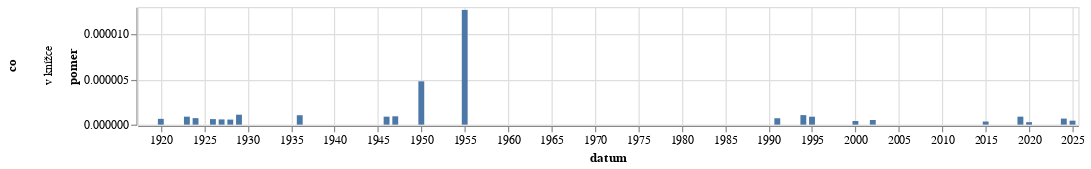

The notebook cell this image was saved under:
### Code cell
graf(vyvoj_vyskytu("(?i)v knížce","v knížce"))

### Figure 1 — Vega-Lite specification as saved in the notebook (floating-point values rounded to 4 significant figures)
{"config": {"view": {"continuousWidth": 300, "continuousHeight": 300}}, "data": {"name": "data-70c0d7eab57caf9dec38735c0ab4cc3a"}, "mark": {"type": "bar"}, "encoding": {"row": {"field": "co", "type": "nominal"}, "x": {"field": "datum", "type": "temporal"}, "y": {"field": "pomer", "type": "quantitative"}}, "height": 100, "width": 800, "$schema": "https://vega.github.io/schema/vega-lite/v5.8.0.json", "datasets": {"data-70c0d7eab57caf9dec38735c0ab4cc3a": [{"datum": "1918-01-01T00:00:00", "vyskytu": 0, "pocet_slov": 172010, "pomer": 0.0, "co": "v knížce"}, {"datum": "1919-01-01T00:00:00", "vyskytu": 0, "pocet_slov": 1547459, "pomer": 0.0, "co": "v knížce"}, {"datum": "1920-01-01T00:00:00", "vyskytu": 1, "pocet_slov": 1557497, "pomer": 6.421e-07, "co": "v knížce"}, {"datum": "1921-01-01T00:00:00", "vyskytu": 0, "pocet_slov": 1814119, "pomer": 0.0, "co": "v knížce"}, {"datum": "1922-01-01T00:00:00", "vyskytu": 0, "pocet_slov": 1739976, "pomer": 0.0, "co": "v knížce"}, {"datum": "1923-01-01T00:00:00", "vyskytu": 1, "pocet_slov": 1131296, "pomer": 8.839e-07, "co": "v knížce"}, {"datum": "1924-01-01T00:00:00", "vyskytu": 1, "pocet_slov": 1386775, "pomer": 7.211e-07, "co": "v knížce"}, {"datum": "1925-01-01T00:00:00", "vyskytu": 0, "pocet_slov": 989387, "pomer": 0.0, "co": "v knížce"}, {"datum": "1926-01-01T00:00:00", "vyskytu": 1, "pocet_slov": 1629693, "pomer": 6.136e-07, "co": "v knížce"}, {"datum": "1927-01-01T00:00:00", "vyskytu": 1, "pocet_slov": 1725378, "pomer": 5.796e-07, "co": "v knížce"}, {"datum": "1928-01-01T00:00:00", "vyskytu": 1, "pocet_slov": 1786584, "pomer": 5.597e-07, "co": "v knížce"}, {"datum": "1929-01-01T00:00:00", "vyskytu": 1, "pocet_slov": 907519, "pomer": 1.102e-06, "co": "v knížce"}, {"datum": "1930-01-01T00:00:00", "vyskytu": 0, "pocet_slov": 1990549, "pomer": 0.0, "co": "v knížce"}, {"datum": "1931-01-01T00:00:00", "vyskytu": 0, "pocet_slov": 1466185, "pomer": 0.0, "co": "v knížce"}, {"datum": "1932-01-01T00:00:00", "vyskytu": 0, "pocet_slov": 1117587, "pomer": 0.0, "co": "v knížce"}, {"datum": "1933-01-01T00:00:00", "vyskytu": 0, "pocet_slov": 1230441, "pomer": 0.0, "co": "v knížce"}, {"datum": "1934-01-01T00:00:00", "vyskytu": 0, "pocet_slov": 874472, "pomer": 0.0, "co": "v knížce"}, {"datum": "1935-01-01T00:00:00", "vyskytu": 0, "pocet_slov": 712050, "pomer": 0.0, "co": "v knížce"}, {"datum": "1936-01-01T00:00:00", "vyskytu": 1, "pocet_slov": 958205, "pomer": 1.044e-06, "co": "v knížce"}, {"datum": "1937-01-01T00:00:00", "vyskytu": 0, "pocet_slov": 733783, "pomer": 0.0, "co": "v knížce"}, {"datum": "1938-01-01T00:00:00", "vyskytu": 0, "pocet_slov": 383461, "pomer": 0.0, "co": "v knížce"}, {"datum": "1945-01-01T00:00:00", "vyskytu": 0, "pocet_slov": 140144, "pomer": 0.0, "co": "v knížce"}, {"datum": "1946-01-01T00:00:00", "vyskytu": 1, "pocet_slov": 1129068, "pomer": 8.857e-07, "co": "v knížce"}, {"datum": "1947-01-01T00:00:00", "vyskytu": 1, "pocet_slov": 1083098, "pomer": 9.233e-07, "co": "v knížce"}, {"datum": "1948-01-01T00:00:00", "vyskytu": 0, "pocet_slov": 618132, "pomer": 0.0, "co": "v knížce"}, {"datum": "1949-01-01T00:00:00", "vyskytu": 0, "pocet_slov": 357203, "pomer": 0.0, "co": "v knížce"}, {"datum": "1950-01-01T00:00:00", "vyskytu": 1, "pocet_slov": 208781, "pomer": 4.79e-06, "co": "v knížce"}, {"datum": "1951-01-01T00:00:00", "vyskytu": 0, "pocet_slov": 219888, "pomer": 0.0, "co": "v knížce"}, {"datum": "1952-01-01T00:00:00", "vyskytu": 0, "pocet_slov": 189920, "pomer": 0.0, "co": "v knížce"}, {"datum": "1953-01-01T00:00:00", "vyskytu": 0, "pocet_slov": 114518, "pomer": 0.0, "co": "v knížce"}, {"datum": "1954-01-01T00:00:00", "vyskytu": 0, "pocet_slov": 98416, "pomer": 0.0, "co": "v knížce"}, {"datum": "1955-01-01T00:00:00", "vyskytu": 1, "pocet_slov": 78833, "pomer": 1.269e-05, "co": "v knížce"}, {"datum": "1956-01-01T00:00:00", "vyskytu": 0, "pocet_slov": 138430, "pomer": 0.0, "co": "v knížce"}, {"datum": "1957-01-01T00:00:00", "vyskytu": 0, "pocet_slov": 137388, "pomer": 0.0, "co": "v knížce"}, {"datum": "1958-01-01T00:00:00", "vyskytu": 0, "pocet_slov": 142112, "pomer": 0.0, "co": "v knížce"}, {"datum": "1959-01-01T00:00:00", "vyskytu": 0, "pocet_slov": 141333, "pomer": 0.0, "co": "v knížce"}, {"datum": "1960-01-01T00:00:00", "vyskytu": 0, "pocet_slov": 181817, "pomer": 0.0, "co": "v knížce"}, {"datum": "1961-01-01T00:00:00", "vyskytu": 0, "pocet_slov": 216288, "pomer": 0.0, "co": "v knížce"}, {"datum": "1962-01-01T00:00:00", "vyskytu": 0, "pocet_slov": 98793, "pomer": 0.0, "co": "v knížce"}, {"datum": "1963-01-01T00:00:00", "vyskytu": 0, "pocet_slov": 139432, "pomer": 0.0, "co": "v knížce"}, {"datum": "1964-01-01T00:00:00", "vyskytu": 0, "pocet_slov": 288820, "pomer": 0.0, "co": "v knížce"}, {"datum": "1965-01-01T00:00:00", "vyskytu": 0, "pocet_slov": 194814, "pomer": 0.0, "co": "v knížce"}, {"datum": "1966-01-01T00:00:00", "vyskytu": 0, "pocet_slov": 247115, "pomer": 0.0, "co": "v knížce"}, {"datum": "1967-01-01T00:00:00", "vyskytu": 0, "pocet_slov": 225198, "pomer": 0.0, "co": "v knížce"}, {"datum": "1968-01-01T00:00:00", "vyskytu": 0, "pocet_slov": 559905, "pomer": 0.0, "co": "v knížce"}, {"datum": "1969-01-01T00:00:00", "vyskytu": 0, "pocet_slov": 368721, "pomer": 0.0, "co": "v knížce"}, {"datum": "1970-01-01T00:00:00", "vyskytu": 0, "pocet_slov": 248046, "pomer": 0.0, "co": "v knížce"}, {"datum": "1971-01-01T00:00:00", "vyskytu": 0, "pocet_slov": 263102, "pomer": 0.0, "co": "v knížce"}, {"datum": "1972-01-01T00:00:00", "vyskytu": 0, "pocet_slov": 213032, "pomer": 0.0, "co": "v knížce"}, {"datum": "1973-01-01T00:00:00", "vyskytu": 0, "pocet_slov": 280835, "pomer": 0.0, "co": "v knížce"}, {"datum": "1974-01-01T00:00:00", "vyskytu": 0, "pocet_slov": 291980, "pomer": 0.0, "co": "v knížce"}, {"datum": "1975-01-01T00:00:00", "vyskytu": 0, "pocet_slov": 335255, "pomer": 0.0, "co": "v knížce"}, {"datum": "1976-01-01T00:00:00", "vyskytu": 0, "pocet_slov": 244998, "pomer": 0.0, "co": "v knížce"}, {"datum": "1977-01-01T00:00:00", "vyskytu": 0, "pocet_slov": 253702, "pomer": 0.0, "co": "v knížce"}, {"datum": "1978-01-01T00:00:00", "vyskytu": 0, "pocet_slov": 289894, "pomer": 0.0, "co": "v knížce"}, {"datum": "1979-01-01T00:00:00", "vyskytu": 0, "pocet_slov": 252883, "pomer": 0.0, "co": "v knížce"}, {"datum": "1980-01-01T00:00:00", "vyskytu": 0, "pocet_slov": 242065, "pomer": 0.0, "co": "v knížce"}, {"datum": "1981-01-01T00:00:00", "vyskytu": 0, "pocet_slov": 134899, "pomer": 0.0, "co": "v knížce"}, {"datum": "1982-01-01T00:00:00", "vyskytu": 0, "pocet_slov": 186973, "pomer": 0.0, "co": "v knížce"}, {"datum": "1983-01-01T00:00:00", "vyskytu": 0, "pocet_slov": 227768, "pomer": 0.0, "co": "v knížce"}, {"datum": "1984-01-01T00:00:00", "vyskytu": 0, "pocet_slov": 191735, "pomer": 0.0, "co": "v knížce"}, {"datum": "1985-01-01T00:00:00", "vyskytu": 0, "pocet_slov": 165973, "pomer": 0.0, "co": "v knížce"}, {"datum": "1986-01-01T00:00:00", "vyskytu": 0, "pocet_slov": 98877, "pomer": 0.0, "co": "v knížce"}, {"datum": "1987-01-01T00:00:00", "vyskytu": 0, "pocet_slov": 149991, "pomer": 0.0, "co": "v knížce"}, {"datum": "1988-01-01T00:00:00", "vyskytu": 0, "pocet_slov": 167631, "pomer": 0.0, "co": "v knížce"}, {"datum": "1989-01-01T00:00:00", "vyskytu": 0, "pocet_slov": 255151, "pomer": 0.0, "co": "v knížce"}, {"datum": "1990-01-01T00:00:00", "vyskytu": 0, "pocet_slov": 833434, "pomer": 0.0, "co": "v knížce"}, {"datum": "1991-01-01T00:00:00", "vyskytu": 1, "pocet_slov": 1410605, "pomer": 7.089e-07, "co": "v knížce"}, {"datum": "1992-01-01T00:00:00", "vyskytu": 0, "pocet_slov": 1217148, "pomer": 0.0, "co": "v knížce"}, {"datum": "1993-01-01T00:00:00", "vyskytu": 0, "pocet_slov": 1127475, "pomer": 0.0, "co": "v knížce"}, {"datum": "1994-01-01T00:00:00", "vyskytu": 1, "pocet_slov": 948063, "pomer": 1.055e-06, "co": "v knížce"}, {"datum": "1995-01-01T00:00:00", "vyskytu": 1, "pocet_slov": 1138209, "pomer": 8.786e-07, "co": "v knížce"}, {"datum": "1996-01-01T00:00:00", "vyskytu": 0, "pocet_slov": 1240947, "pomer": 0.0, "co": "v knížce"}, {"datum": "1997-01-01T00:00:00", "vyskytu": 0, "pocet_slov": 2179318, "pomer": 0.0, "co": "v knížce"}, {"datum": "1998-01-01T00:00:00", "vyskytu": 0, "pocet_slov": 1522654, "pomer": 0.0, "co": "v knížce"}, {"datum": "1999-01-01T00:00:00", "vyskytu": 0, "pocet_slov": 2465372, "pomer": 0.0, "co": "v knížce"}, {"datum": "2000-01-01T00:00:00", "vyskytu": 1, "pocet_slov": 2483127, "pomer": 4.027e-07, "co": "v knížce"}, {"datum": "2001-01-01T00:00:00", "vyskytu": 0, "pocet_slov": 2462192, "pomer": 0.0, "co": "v knížce"}, {"datum": "2002-01-01T00:00:00", "vyskytu": 1, "pocet_slov": 1931845, "pomer": 5.176e-07, "co": "v knížce"}, {"datum": "2003-01-01T00:00:00", "vyskytu": 0, "pocet_slov": 2578085, "pomer": 0.0, "co": "v knížce"}, {"datum": "2004-01-01T00:00:00", "vyskytu": 0, "pocet_slov": 2351739, "pomer": 0.0, "co": "v knížce"}, {"datum": "2005-01-01T00:00:00", "vyskytu": 0, "pocet_slov": 2582168, "pomer": 0.0, "co": "v knížce"}, {"datum": "2006-01-01T00:00:00", "vyskytu": 0, "pocet_slov": 1552476, "pomer": 0.0, "co": "v knížce"}, {"datum": "2007-01-01T00:00:00", "vyskytu": 0, "pocet_slov": 1826653, "pomer": 0.0, "co": "v knížce"}, {"datum": "2008-01-01T00:00:00", "vyskytu": 0, "pocet_slov": 1786832, "pomer": 0.0, "co": "v knížce"}, {"datum": "2009-01-01T00:00:00", "vyskytu": 0, "pocet_slov": 2116415, "pomer": 0.0, "co": "v knížce"}, {"datum": "2010-01-01T00:00:00", "vyskytu": 0, "pocet_slov": 1718642, "pomer": 0.0, "co": "v knížce"}, {"datum": "2011-01-01T00:00:00", "vyskytu": 0, "pocet_slov": 2512843, "pomer": 0.0, "co": "v knížce"}, {"datum": "2012-01-01T00:00:00", "vyskytu": 0, "pocet_slov": 2154063, "pomer": 0.0, "co": "v knížce"}, {"datum": "2013-01-01T00:00:00", "vyskytu": 0, "pocet_slov": 1253654, "pomer": 0.0, "co": "v knížce"}, {"datum": "2014-01-01T00:00:00", "vyskytu": 0, "pocet_slov": 2797907, "pomer": 0.0, "co": "v knížce"}, {"datum": "2015-01-01T00:00:00", "vyskytu": 1, "pocet_slov": 2883253, "pomer": 3.468e-07, "co": "v knížce"}, {"datum": "2016-01-01T00:00:00", "vyskytu": 0, "pocet_slov": 3088746, "pomer": 0.0, "co": "v knížce"}, {"datum": "2017-01-01T00:00:00", "vyskytu": 0, "pocet_slov": 2494184, "pomer": 0.0, "co": "v knížce"}, {"datum": "2018-01-01T00:00:00", "vyskytu": 0, "pocet_slov": 2950192, "pomer": 0.0, "co": "v knížce"}, {"datum": "2019-01-01T00:00:00", "vyskytu": 3, "pocet_slov": 3385704, "pomer": 8.861e-07, "co": "v knížce"}, {"datum": "2020-01-01T00:00:00", "vyskytu": 1, "pocet_slov": 3628168, "pomer": 2.756e-07, "co": "v knížce"}, {"datum": "2021-01-01T00:00:00", "vyskytu": 0, "pocet_slov": 3028906, "pomer": 0.0, "co": "v knížce"}, {"datum": "2022-01-01T00:00:00", "vyskytu": 0, "pocet_slov": 4156918, "pomer": 0.0, "co": "v knížce"}, {"datum": "2023-01-01T00:00:00", "vyskytu": 0, "pocet_slov": 4543342, "pomer": 0.0, "co": "v knížce"}, {"datum": "2024-01-01T00:00:00", "vyskytu": 3, "pocet_slov": 4476204, "pomer": 6.702e-07, "co": "v knížce"}, {"datum": "2025-01-01T00:00:00", "vyskytu": 1, "pocet_slov": 2270793, "pomer": 4.404e-07, "co": "v knížce"}]}}
